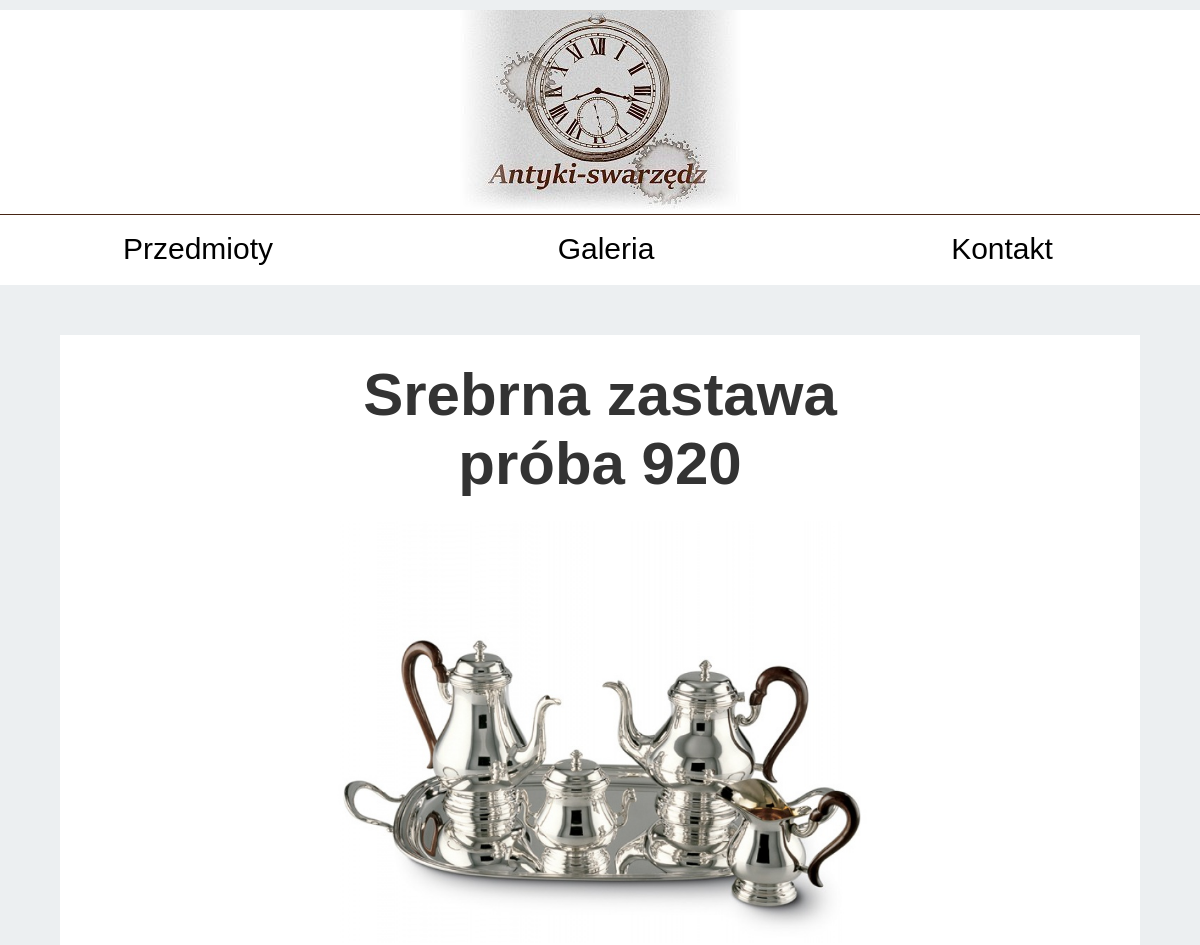
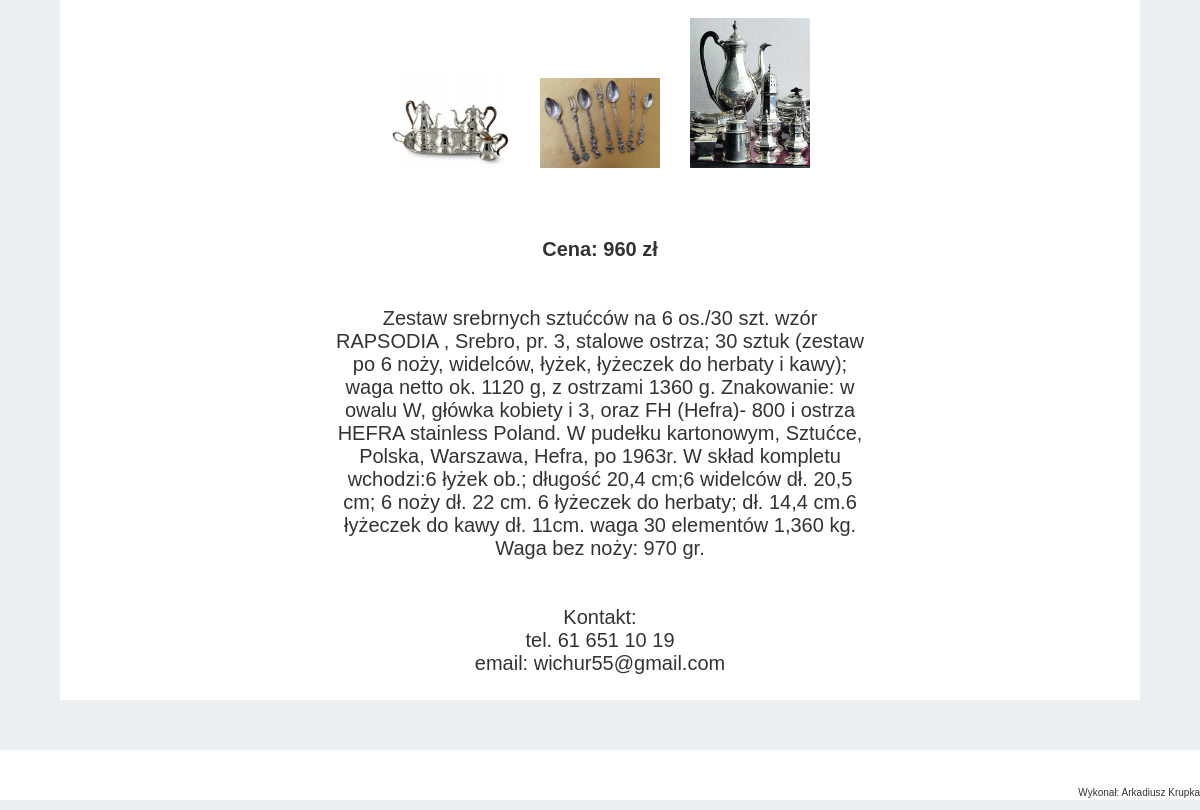
The page /aukcje/58.php on the database its author committed (2 pictures, top to bottom).
### tables this page shows
CREATE TABLE `produkty` (
  `id` int(11) NOT NULL,
  `nazwa` varchar(255) NOT NULL,
  `opis` text NOT NULL,
  `cena` int(255) NOT NULL,
  `kategoria` varchar(255) NOT NULL,
  `podkategoria` varchar(255) NOT NULL,
  `zdjecie` varchar(255) NOT NULL,
  `zdjecie2` varchar(255) NOT NULL,
  `zdjecie3` varchar(255) NOT NULL,
  `zdjecie4` varchar(255) NOT NULL,
  `zdjecie5` varchar(255) NOT NULL
);

### aukcje/58.php (the view, shortened to what this page needs)
<!DOCTYPE html>
<html lang="pl" dir="ltr">
  <head>
    <link rel="stylesheet" href=" ../style/style.css">
    <link rel="stylesheet" type="text/css" href="../style/lightbox.min.css">
    <link rel="stylesheet" href="https://use.fontawesome.com/releases/v5.2.0/css/solid.css">
    <link rel="stylesheet" href="https://use.fontawesome.com/releases/v5.2.0/css/fontawesome.css">
  </head>
  <body>
    <div class="container">
      <div class="header">
      <img src="../img/logo.png">
      </div>
      <div class="menu1">
        <div class="left">
        <a class="ad" href='../index.php'>Przedmioty</a></div>
          <div class="right">
          <a class="ad2" href='../kontakt.php'>Kontakt</a></div>
          <div class="right2">
          <a class="ad3" href='../galeria.php'>Galeria</a></div>
      </div>
      <div class="boxauckcja">
        <table class='ddds'><tr><td class='lewytable'></td><td class='srodkowytable'>
<?php
$connect = @new mysqli("localhost","root","","antyki");
$id=basename($_SERVER['SCRIPT_FILENAME']);
$id=substr($id,0,-4);
$query = "SELECT * FROM produkty where id=$id";
$results=mysqli_query($connect,$query);
 while($row = mysqli_fetch_array($results)){
   echo "<br><h1>".$row['nazwa']."</h1>";
   $miejsce="../uploads/";
   $miejsce .=$row['zdjecie'];
   echo "<br><img src='$miejsce'>";
   echo "<div class='row'>";
   $miejsce2="../uploads/";
   $miejsce2 .=$row['zdjecie2'];
   $miejsce3="../uploads/";
   $miejsce3 .=$row['zdjecie3'];
   if(!strlen($row['zdjecie2'])<1)
   {
     echo "<a href='$miejsce' data-lightbox='mygallery'><img class='ddd' src='$miejsce'></a>";
     echo "<a href='$miejsce2' data-lightbox='mygallery'><img class='ddd' src='$miejsce2'></a>";
   }
   if(!strlen($row['zdjecie3'])<1)
   {
     echo "<a href='$miejsce3' data-lightbox='mygallery'><img class='ddd' src='$miejsce3'></a>";
   }
  echo "</div><br><br><b>Cena: ".$row['cena']." zł</b><p>";
  echo "<br><br>".$row['opis']."</p>";
 }
  ?>
  <br><br>Kontakt:<br>tel. 61 651 10 19<br>email: wichur55@gmail.com<br><br>
</td><td class='prawytable'></td></tr></table>
      </div>
      <div class="stopka">
        <p>Wykonał: Arkadiusz Krupka</p>
    </div>
    </div>
  </body>
  </html>

### style/style.css (style rules this page uses)
* { box-sizing: border-box; width: auto; height: auto; margin: 0; padding: 0; font-family: Arial; color: #333333; }
.srodkowytable { width: 50%; text-align: center; height: auto; }
.prawytable { width: 25%; }
.lewytable { width: 25%; }
.ddds { width: 100%; table-layout: fixed; }
.ad { text-decoration: none; color :black; font-size: 30px; }
.left { width: 33%; text-align: center; float:left; }
.right { text-align: center; width: 33%; float:right; }
.right2 { text-align: center; width: 33%; float:right; }
.ad2 { text-decoration: none; font-size: 30px; color :black; }
.ad3 { text-decoration: none; font-size: 30px; color :black; }
body { background-color: #eceff1; }
.container { margin-top: 10px; margin-left: auto; margin-right: auto; width: auto; height: auto; background-color: white; }
.header { text-align: center; height: auto; width: 100%; border-bottom: 1px solid #462514; }
.stopka p { padding-top: 37px; }
.stopka { height: 50px; width: 100%; float: right; background-color: white; margin-top: 50px; margin-bottom: 10px; text-align: right; font-size: 10px; }
.menu1 { height: 70px; width: 100%; padding-top: 17px; }
.boxauckcja { text-align: center; margin-top: 50px; margin-left: 5%; font-size: 20px; width: 90%; float: left; background-color: white; }
h1 { font-size: 60px; }
.srodkowytable img { height: auto; max-height: 700px; max-width: 100%; }
.ddd { transition: 1s; padding: 15px; width: 150px; height: 100px; }
.row:after { content: ""; display: table; clear: both; }

### rows shown on the page
produkty: nazwa "Srebrna zastawa próba 920", zdjecie (picture), zdjecie2 (picture), zdjecie3 (picture), cena "960", opis "Zestaw srebrnych sztućców na 6 os./30 szt. wzór RAPSODIA , Srebro, pr. 3, stalowe ostrza; 30 sztuk (zestaw po 6 noży, widelców, łyżek, łyżeczek do herbaty i kawy); waga netto ok. 1120 g, z ostrzami 1360 g. Znakowanie: w owalu W, główka kobiety i 3, oraz FH (Hefra)- 800 i ostrza HEFRA stainless Poland. W pudełku kartonowym, Sztućce, Polska, Warszawa, Hefra, po 1963r. W skład kompletu wchodzi:6 łyżek ob.; długość 20,4 cm;6 widelców dł. 20,5 cm; 6 noży dł. 22 cm. 6 łyżeczek do herbaty; dł. 14,4 cm.6 łyżeczek do kawy dł. 11cm. waga 30 elementów 1,360 kg. Waga bez noży: 970 gr."
